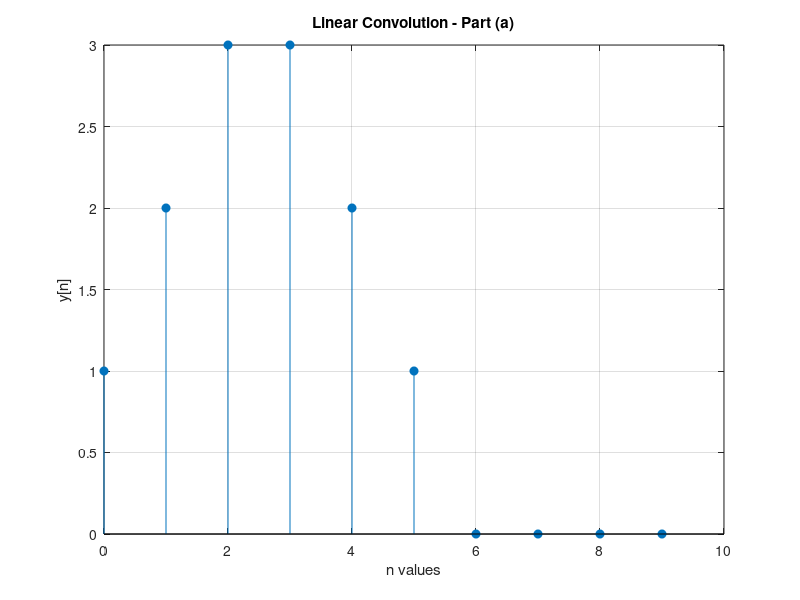
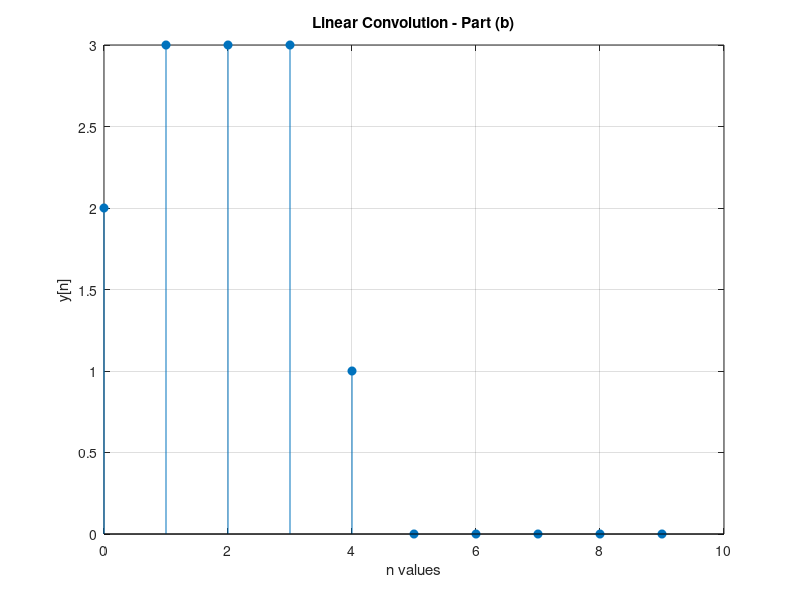
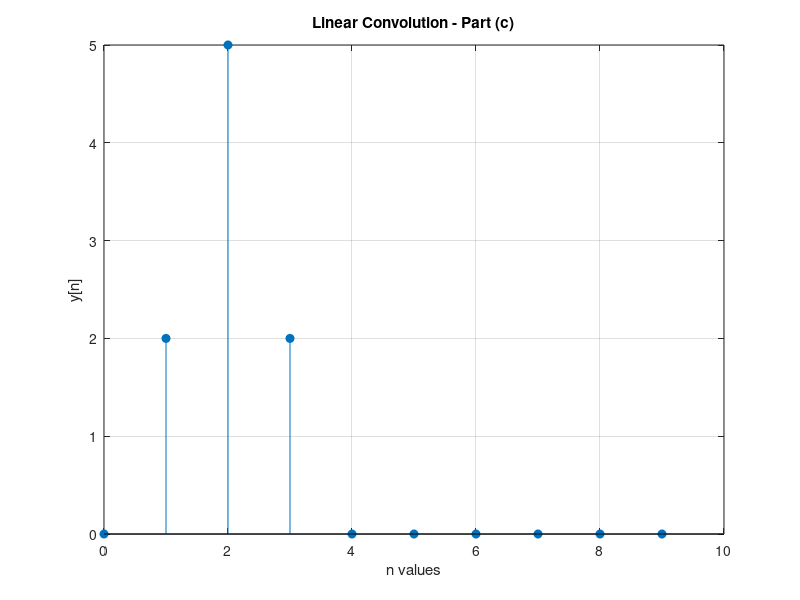

Source code (MATLAB) for these figures, in order:
% WAP of Linear convolution - Part (a)
clc;
clear all;
close all;

n = 0:9;
x = [1,1,1,0,0];
v = [1,1,1,1,0,0];
y = conv(x,v);
figure;
stem(n,y,'filled');
xlabel('n values');
ylabel('y[n]');
title('Linear Convolution - Part (a)');
grid on;

% WAP of Linear convolution - Part (b)
clc;
clear all;
close all;

n = 0:9;
x = [2,1,0,0,0];
v = [1,1,1,1,0,0];
y = conv(x,v);
figure;
stem(n,y,'filled')
xlabel('n values');
ylabel('y[n]');
title('Linear Convolution - Part (b)');
grid on;

% WAP of Linear convolution - Part (c)
clc;
clear all;
close all;

n = 0:9;
x = [2,1,0,0,0];
v = [0,1,2,0,0,0];
y = conv(x,v);
figure;
stem(n,y,'filled')
xlabel('n values');
ylabel('y[n]');
title('Linear Convolution - Part (c)');
grid on;
